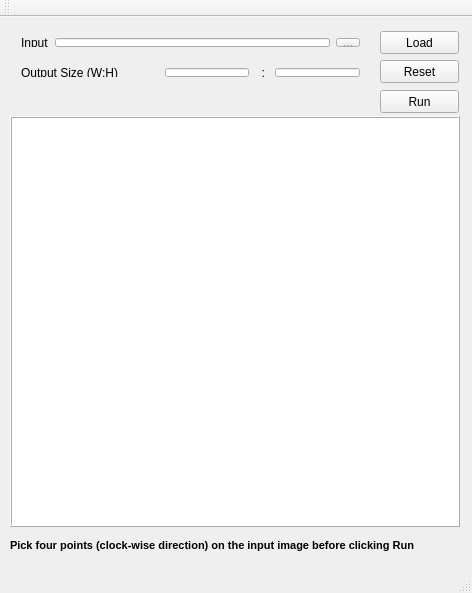
<?xml version="1.0" encoding="UTF-8"?>
<ui version="4.0">
 <class>PerspectiveCorrectionClass</class>
 <widget class="QMainWindow" name="PerspectiveCorrectionClass">
  <property name="geometry">
   <rect>
    <x>0</x>
    <y>0</y>
    <width>472</width>
    <height>593</height>
   </rect>
  </property>
  <property name="windowTitle">
   <string>PerspectiveCorrection</string>
  </property>
  <widget class="QWidget" name="centralWidget">
   <widget class="QWidget" name="horizontalLayoutWidget">
    <property name="geometry">
     <rect>
      <x>10</x>
      <y>10</y>
      <width>361</width>
      <height>31</height>
     </rect>
    </property>
    <layout class="QHBoxLayout" name="horizontalLayout">
     <item>
      <widget class="QLabel" name="labelInput">
       <property name="text">
        <string>Input</string>
       </property>
      </widget>
     </item>
     <item>
      <widget class="QLineEdit" name="lineEditInput">
       <property name="enabled">
        <bool>true</bool>
       </property>
       <property name="font">
        <font>
         <pointsize>9</pointsize>
        </font>
       </property>
       <property name="readOnly">
        <bool>true</bool>
       </property>
      </widget>
     </item>
     <item>
      <widget class="QToolButton" name="toolButtonInput">
       <property name="text">
        <string>...</string>
       </property>
      </widget>
     </item>
    </layout>
   </widget>
   <widget class="QWidget" name="horizontalLayoutWidget_2">
    <property name="geometry">
     <rect>
      <x>10</x>
      <y>40</y>
      <width>361</width>
      <height>31</height>
     </rect>
    </property>
    <layout class="QHBoxLayout" name="horizontalLayout_2">
     <item>
      <widget class="QLabel" name="labelOutputSize">
       <property name="text">
        <string>Output Size (W:H)</string>
       </property>
      </widget>
     </item>
     <item>
      <spacer name="horizontalSpacer">
       <property name="orientation">
        <enum>Qt::Horizontal</enum>
       </property>
       <property name="sizeType">
        <enum>QSizePolicy::MinimumExpanding</enum>
       </property>
       <property name="sizeHint" stdset="0">
        <size>
         <width>40</width>
         <height>20</height>
        </size>
       </property>
      </spacer>
     </item>
     <item>
      <widget class="QLineEdit" name="lineEditOutW"/>
     </item>
     <item>
      <widget class="QLabel" name="labelDivRatio">
       <property name="text">
        <string>  : </string>
       </property>
      </widget>
     </item>
     <item>
      <widget class="QLineEdit" name="lineEditOutH"/>
     </item>
    </layout>
   </widget>
   <widget class="ClickableLabel" name="labelImageView">
    <property name="geometry">
     <rect>
      <x>10</x>
      <y>99</y>
      <width>450</width>
      <height>411</height>
     </rect>
    </property>
    <property name="palette">
     <palette>
      <active>
       <colorrole role="WindowText">
        <brush brushstyle="SolidPattern">
         <color alpha="255">
          <red>0</red>
          <green>0</green>
          <blue>0</blue>
         </color>
        </brush>
       </colorrole>
       <colorrole role="Button">
        <brush brushstyle="SolidPattern">
         <color alpha="255">
          <red>255</red>
          <green>255</green>
          <blue>255</blue>
         </color>
        </brush>
       </colorrole>
       <colorrole role="Light">
        <brush brushstyle="SolidPattern">
         <color alpha="255">
          <red>255</red>
          <green>255</green>
          <blue>255</blue>
         </color>
        </brush>
       </colorrole>
       <colorrole role="Midlight">
        <brush brushstyle="SolidPattern">
         <color alpha="255">
          <red>255</red>
          <green>255</green>
          <blue>255</blue>
         </color>
        </brush>
       </colorrole>
       <colorrole role="Dark">
        <brush brushstyle="SolidPattern">
         <color alpha="255">
          <red>127</red>
          <green>127</green>
          <blue>127</blue>
         </color>
        </brush>
       </colorrole>
       <colorrole role="Mid">
        <brush brushstyle="SolidPattern">
         <color alpha="255">
          <red>170</red>
          <green>170</green>
          <blue>170</blue>
         </color>
        </brush>
       </colorrole>
       <colorrole role="Text">
        <brush brushstyle="SolidPattern">
         <color alpha="255">
          <red>0</red>
          <green>0</green>
          <blue>0</blue>
         </color>
        </brush>
       </colorrole>
       <colorrole role="BrightText">
        <brush brushstyle="SolidPattern">
         <color alpha="255">
          <red>255</red>
          <green>255</green>
          <blue>255</blue>
         </color>
        </brush>
       </colorrole>
       <colorrole role="ButtonText">
        <brush brushstyle="SolidPattern">
         <color alpha="255">
          <red>0</red>
          <green>0</green>
          <blue>0</blue>
         </color>
        </brush>
       </colorrole>
       <colorrole role="Base">
        <brush brushstyle="SolidPattern">
         <color alpha="255">
          <red>255</red>
          <green>255</green>
          <blue>255</blue>
         </color>
        </brush>
       </colorrole>
       <colorrole role="Window">
        <brush brushstyle="SolidPattern">
         <color alpha="255">
          <red>255</red>
          <green>255</green>
          <blue>255</blue>
         </color>
        </brush>
       </colorrole>
       <colorrole role="Shadow">
        <brush brushstyle="SolidPattern">
         <color alpha="255">
          <red>0</red>
          <green>0</green>
          <blue>0</blue>
         </color>
        </brush>
       </colorrole>
       <colorrole role="AlternateBase">
        <brush brushstyle="SolidPattern">
         <color alpha="255">
          <red>255</red>
          <green>255</green>
          <blue>255</blue>
         </color>
        </brush>
       </colorrole>
       <colorrole role="ToolTipBase">
        <brush brushstyle="SolidPattern">
         <color alpha="255">
          <red>255</red>
          <green>255</green>
          <blue>220</blue>
         </color>
        </brush>
       </colorrole>
       <colorrole role="ToolTipText">
        <brush brushstyle="SolidPattern">
         <color alpha="255">
          <red>0</red>
          <green>0</green>
          <blue>0</blue>
         </color>
        </brush>
       </colorrole>
       <colorrole role="PlaceholderText">
        <brush brushstyle="SolidPattern">
         <color alpha="128">
          <red>0</red>
          <green>0</green>
          <blue>0</blue>
         </color>
        </brush>
       </colorrole>
      </active>
      <inactive>
       <colorrole role="WindowText">
        <brush brushstyle="SolidPattern">
         <color alpha="255">
          <red>0</red>
          <green>0</green>
          <blue>0</blue>
         </color>
        </brush>
       </colorrole>
       <colorrole role="Button">
        <brush brushstyle="SolidPattern">
         <color alpha="255">
          <red>255</red>
          <green>255</green>
          <blue>255</blue>
         </color>
        </brush>
       </colorrole>
       <colorrole role="Light">
        <brush brushstyle="SolidPattern">
         <color alpha="255">
          <red>255</red>
          <green>255</green>
          <blue>255</blue>
         </color>
        </brush>
       </colorrole>
       <colorrole role="Midlight">
        <brush brushstyle="SolidPattern">
         <color alpha="255">
          <red>255</red>
          <green>255</green>
          <blue>255</blue>
         </color>
        </brush>
       </colorrole>
       <colorrole role="Dark">
        <brush brushstyle="SolidPattern">
         <color alpha="255">
          <red>127</red>
          <green>127</green>
          <blue>127</blue>
         </color>
        </brush>
       </colorrole>
       <colorrole role="Mid">
        <brush brushstyle="SolidPattern">
         <color alpha="255">
          <red>170</red>
          <green>170</green>
          <blue>170</blue>
         </color>
        </brush>
       </colorrole>
       <colorrole role="Text">
        <brush brushstyle="SolidPattern">
         <color alpha="255">
          <red>0</red>
          <green>0</green>
          <blue>0</blue>
         </color>
        </brush>
       </colorrole>
       <colorrole role="BrightText">
        <brush brushstyle="SolidPattern">
         <color alpha="255">
          <red>255</red>
          <green>255</green>
          <blue>255</blue>
         </color>
        </brush>
       </colorrole>
       <colorrole role="ButtonText">
        <brush brushstyle="SolidPattern">
         <color alpha="255">
          <red>0</red>
          <green>0</green>
          <blue>0</blue>
         </color>
        </brush>
       </colorrole>
       <colorrole role="Base">
        <brush brushstyle="SolidPattern">
         <color alpha="255">
          <red>255</red>
          <green>255</green>
          <blue>255</blue>
         </color>
        </brush>
       </colorrole>
       <colorrole role="Window">
        <brush brushstyle="SolidPattern">
         <color alpha="255">
          <red>255</red>
          <green>255</green>
          <blue>255</blue>
         </color>
        </brush>
       </colorrole>
       <colorrole role="Shadow">
        <brush brushstyle="SolidPattern">
         <color alpha="255">
          <red>0</red>
          <green>0</green>
          <blue>0</blue>
         </color>
        </brush>
       </colorrole>
       <colorrole role="AlternateBase">
        <brush brushstyle="SolidPattern">
         <color alpha="255">
          <red>255</red>
          <green>255</green>
          <blue>255</blue>
         </color>
        </brush>
       </colorrole>
       <colorrole role="ToolTipBase">
        <brush brushstyle="SolidPattern">
         <color alpha="255">
          <red>255</red>
          <green>255</green>
          <blue>220</blue>
         </color>
        </brush>
       </colorrole>
       <colorrole role="ToolTipText">
        <brush brushstyle="SolidPattern">
         <color alpha="255">
          <red>0</red>
          <green>0</green>
          <blue>0</blue>
         </color>
        </brush>
       </colorrole>
       <colorrole role="PlaceholderText">
        <brush brushstyle="SolidPattern">
         <color alpha="128">
          <red>0</red>
          <green>0</green>
          <blue>0</blue>
         </color>
        </brush>
       </colorrole>
      </inactive>
      <disabled>
       <colorrole role="WindowText">
        <brush brushstyle="SolidPattern">
         <color alpha="255">
          <red>127</red>
          <green>127</green>
          <blue>127</blue>
         </color>
        </brush>
       </colorrole>
       <colorrole role="Button">
        <brush brushstyle="SolidPattern">
         <color alpha="255">
          <red>255</red>
          <green>255</green>
          <blue>255</blue>
         </color>
        </brush>
       </colorrole>
       <colorrole role="Light">
        <brush brushstyle="SolidPattern">
         <color alpha="255">
          <red>255</red>
          <green>255</green>
          <blue>255</blue>
         </color>
        </brush>
       </colorrole>
       <colorrole role="Midlight">
        <brush brushstyle="SolidPattern">
         <color alpha="255">
          <red>255</red>
          <green>255</green>
          <blue>255</blue>
         </color>
        </brush>
       </colorrole>
       <colorrole role="Dark">
        <brush brushstyle="SolidPattern">
         <color alpha="255">
          <red>127</red>
          <green>127</green>
          <blue>127</blue>
         </color>
        </brush>
       </colorrole>
       <colorrole role="Mid">
        <brush brushstyle="SolidPattern">
         <color alpha="255">
          <red>170</red>
          <green>170</green>
          <blue>170</blue>
         </color>
        </brush>
       </colorrole>
       <colorrole role="Text">
        <brush brushstyle="SolidPattern">
         <color alpha="255">
          <red>127</red>
          <green>127</green>
          <blue>127</blue>
         </color>
        </brush>
       </colorrole>
       <colorrole role="BrightText">
        <brush brushstyle="SolidPattern">
         <color alpha="255">
          <red>255</red>
          <green>255</green>
          <blue>255</blue>
         </color>
        </brush>
       </colorrole>
       <colorrole role="ButtonText">
        <brush brushstyle="SolidPattern">
         <color alpha="255">
          <red>127</red>
          <green>127</green>
          <blue>127</blue>
         </color>
        </brush>
       </colorrole>
       <colorrole role="Base">
        <brush brushstyle="SolidPattern">
         <color alpha="255">
          <red>255</red>
          <green>255</green>
          <blue>255</blue>
         </color>
        </brush>
       </colorrole>
       <colorrole role="Window">
        <brush brushstyle="SolidPattern">
         <color alpha="255">
          <red>255</red>
          <green>255</green>
          <blue>255</blue>
         </color>
        </brush>
       </colorrole>
       <colorrole role="Shadow">
        <brush brushstyle="SolidPattern">
         <color alpha="255">
          <red>0</red>
          <green>0</green>
          <blue>0</blue>
         </color>
        </brush>
       </colorrole>
       <colorrole role="AlternateBase">
        <brush brushstyle="SolidPattern">
         <color alpha="255">
          <red>255</red>
          <green>255</green>
          <blue>255</blue>
         </color>
        </brush>
       </colorrole>
       <colorrole role="ToolTipBase">
        <brush brushstyle="SolidPattern">
         <color alpha="255">
          <red>255</red>
          <green>255</green>
          <blue>220</blue>
         </color>
        </brush>
       </colorrole>
       <colorrole role="ToolTipText">
        <brush brushstyle="SolidPattern">
         <color alpha="255">
          <red>0</red>
          <green>0</green>
          <blue>0</blue>
         </color>
        </brush>
       </colorrole>
       <colorrole role="PlaceholderText">
        <brush brushstyle="SolidPattern">
         <color alpha="128">
          <red>0</red>
          <green>0</green>
          <blue>0</blue>
         </color>
        </brush>
       </colorrole>
      </disabled>
     </palette>
    </property>
    <property name="styleSheet">
     <string notr="true">background-color: rgb(255, 255, 255);</string>
    </property>
    <property name="frameShape">
     <enum>QFrame::Box</enum>
    </property>
    <property name="frameShadow">
     <enum>QFrame::Raised</enum>
    </property>
    <property name="text">
     <string/>
    </property>
   </widget>
   <widget class="QLabel" name="labelGuide">
    <property name="geometry">
     <rect>
      <x>10</x>
      <y>520</y>
      <width>451</width>
      <height>16</height>
     </rect>
    </property>
    <property name="font">
     <font>
      <pointsize>8</pointsize>
      <weight>75</weight>
      <bold>true</bold>
     </font>
    </property>
    <property name="text">
     <string>Pick four points (clock-wise direction) on the input image before clicking Run</string>
    </property>
   </widget>
   <widget class="QPushButton" name="pushButtonReset">
    <property name="geometry">
     <rect>
      <x>380</x>
      <y>43</y>
      <width>79</width>
      <height>23</height>
     </rect>
    </property>
    <property name="text">
     <string>Reset</string>
    </property>
   </widget>
   <widget class="QPushButton" name="pushButtonLoad">
    <property name="geometry">
     <rect>
      <x>380</x>
      <y>14</y>
      <width>79</width>
      <height>23</height>
     </rect>
    </property>
    <property name="text">
     <string>Load</string>
    </property>
   </widget>
   <widget class="QPushButton" name="pushButtonRun">
    <property name="geometry">
     <rect>
      <x>380</x>
      <y>73</y>
      <width>79</width>
      <height>23</height>
     </rect>
    </property>
    <property name="text">
     <string>Run</string>
    </property>
   </widget>
  </widget>
  <widget class="QMenuBar" name="menuBar">
   <property name="geometry">
    <rect>
     <x>0</x>
     <y>0</y>
     <width>472</width>
     <height>21</height>
    </rect>
   </property>
  </widget>
  <widget class="QToolBar" name="mainToolBar">
   <attribute name="toolBarArea">
    <enum>TopToolBarArea</enum>
   </attribute>
   <attribute name="toolBarBreak">
    <bool>false</bool>
   </attribute>
  </widget>
  <widget class="QStatusBar" name="statusBar"/>
 </widget>
 <layoutdefault spacing="6" margin="11"/>
 <customwidgets>
  <customwidget>
   <class>ClickableLabel</class>
   <extends>QLabel</extends>
   <header location="global">clickable_label.h</header>
  </customwidget>
 </customwidgets>
 <resources>
  <include location="perspective_correction.qrc"/>
 </resources>
 <connections/>
</ui>
